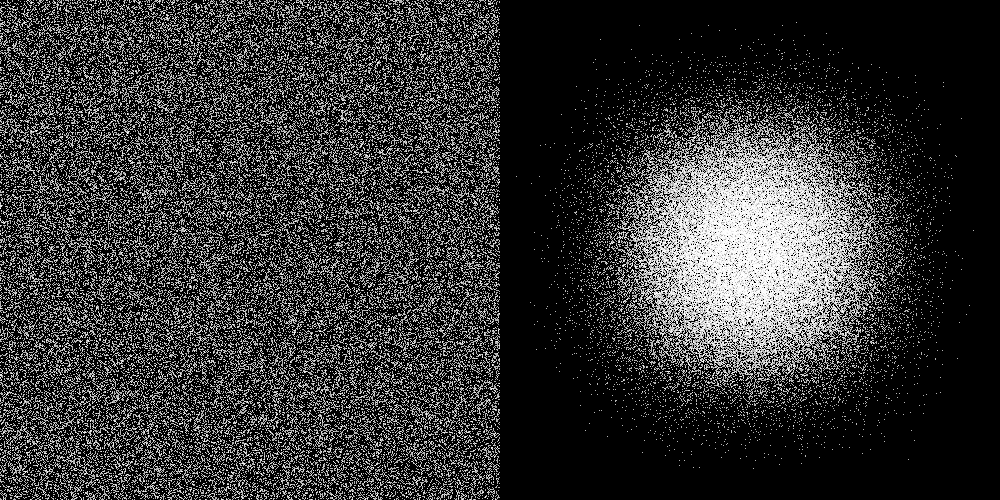
Frame 1 (no input)
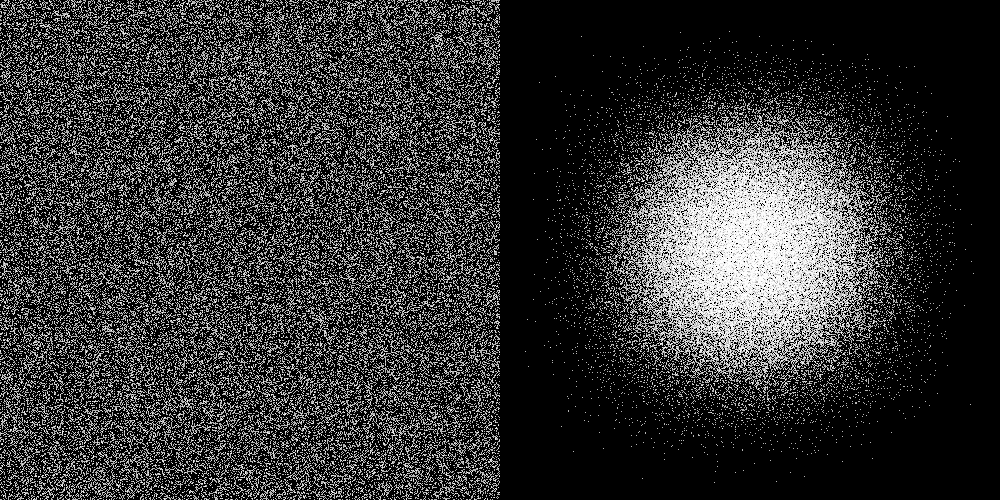
Frame 2 (the mouse pressed at the canvas centre, redrawn once)

The Processing sketch that drew these frames (run headless with seeded random() and noise(); the mouse was pressed at the canvas centre and the sketch redrawn once):

// Processing sketch: sketch_xxx_random_normal_distribution
// ── sketch_xxx_random_normal_distribution.pde
// setup関数 : 初回1度だけ実行される
void setup(){
  size(1000,500); // ウィンドウサイズを960px,540pxに
  colorMode(HSB,360,100,100); // HSBでの色指定にする
  smooth(); // 描画を滑らかに
  background(0,0,0);
  stroke(0,0,100);
}

// draw関数 : setup関数実行後繰り返し実行される
void draw(){
  background(0,0,0);
  for(int i = 0; i < 100000; i++){
    float x = random(width/2);
    float y = random(height);
    point(x,y);
  }
  translate(width/2,0);
  for(int i = 0; i < 100000; i++){
    float x = (random(width/2)+random(width/2)+random(width/2)+random(width/2)+random(width/2))/5;
    float y = (random(height)+random(height)+random(height)+random(height)+random(height))/5;
    point(x,y);
  }
  noLoop();
}
